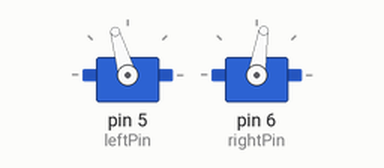
Recording of a sketch running on a simulated Arduino Uno, built with avr-gcc and run on an emulated ATmega328P. Shown: 2 × servo.

Above: at 0.1 s.
At 2.1 s:
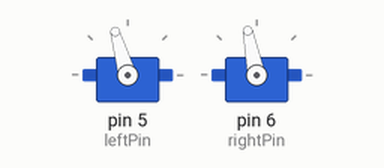
At 4.1 s:
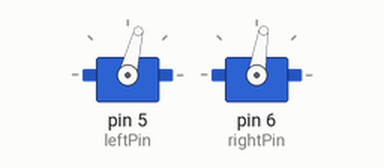
At 6.1 s:
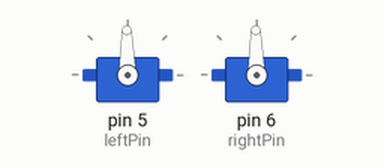
Timing chart, 0 to 7.6 s (numbered marks = the images above):
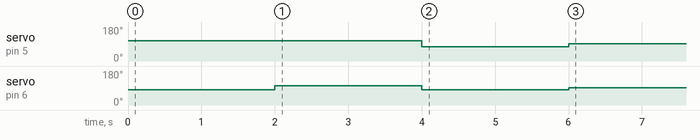

Measured:
- by itself, servo on pin 5 (leftPin): 106° → 76° at 4.0 s, → 91° 2.0 s later
- by itself, servo on pin 6 (rightPin): 81° → 101° at 2.0 s, → 81° 2.0 s later, → 91° 2.0 s later

The sketch:

main.ino
```cpp
#include <Servo.h>
#include <NewPing.h>
#define TRIGGER_PIN  11
#define ECHO_PIN     3
#define MAX_DISTANCE 200
int leftPower = 91;
int rightPower = 91;
int leftPin = 5;
int rightPin = 6;
int offset = 5;
Servo leftMotor;
Servo rightMotor;
NewPing sonar(TRIGGER_PIN, ECHO_PIN, MAX_DISTANCE);
void pause()
{
  rightMotor.write(rightPower); // 90 is neutral
  leftMotor.write(leftPower);
}
void forward(int t)
{
  rightMotor.write(rightPower-10);
  leftMotor.write(leftPower+10+offset); //spins opposite because leftMotor is mirrored
  delay(t);
  pause();
}
void back(int t)
{
  rightMotor.write(rightPower+10);
  leftMotor.write(leftPower-10-offset);
  delay(t);
  pause();
}
void left(int t)
{
  rightMotor.write(rightPower+10);
  leftMotor.write(leftPower+10+offset);
  delay(t);
  pause();
}
void right(int t)
{
  rightMotor.write(rightPower-10);
  leftMotor.write(leftPower-10-offset);
  delay(t);
  pause();
}
void stopDistance(int dist) //takes in inches
{
  rightMotor.write(rightPower-10);
  leftMotor.write(leftPower+10+offset);
  while(sonar.ping_in() > dist)//move forward until 3 inches from the wall
  {
    delay(100);
  }
  pause();
}
void setup()
{
  Serial.begin(115200);
  leftMotor.attach(leftPin);
  leftMotor.write(90);
  rightMotor.attach(rightPin);
  rightMotor.write(90);
  forward(2000);
  left(2000);
  right(2000);

}
void loop()
{
}
```
